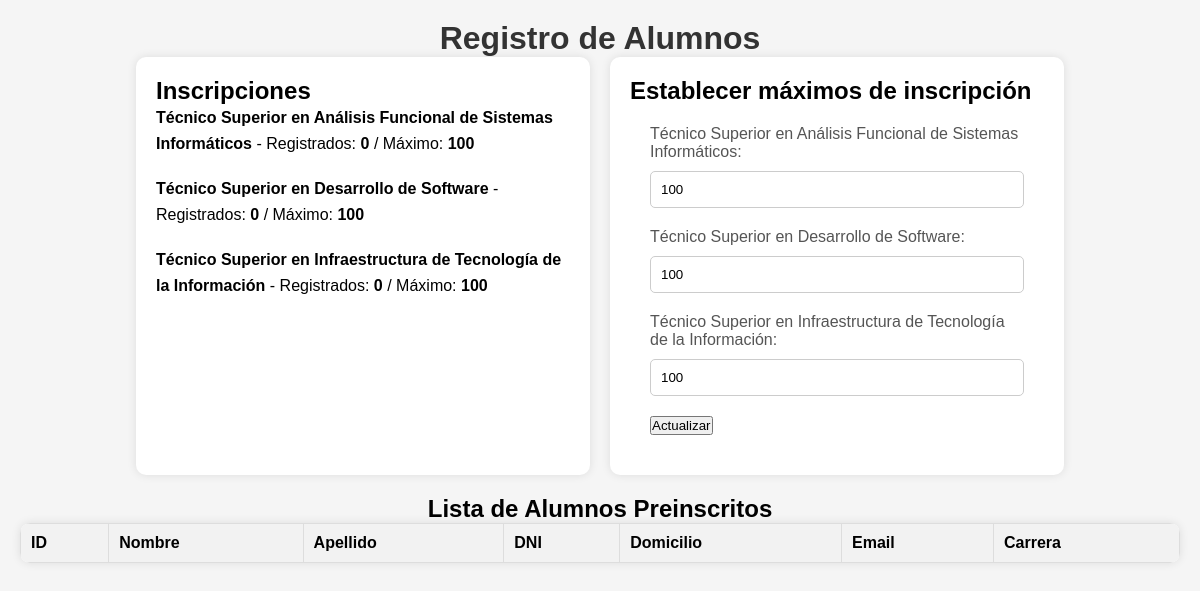
The page /registroalumnos.php on the database as committed earlier.
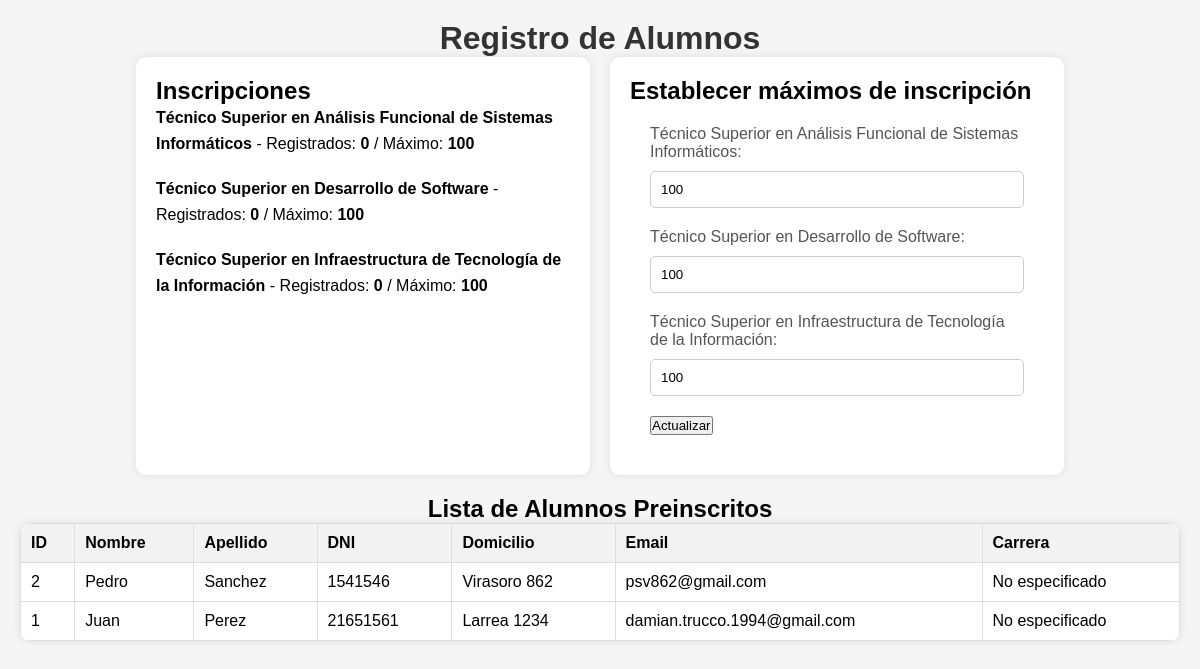
The same page on the database as committed later.
### tables this page shows
CREATE TABLE `pre_inscripcion` (
  `ID_pre_inscripcion` int(11) NOT NULL AUTO_INCREMENT,
  `Nombre` varchar(45) NOT NULL,
  `Apellido` varchar(45) NOT NULL,
  `Documento` int(20) NOT NULL,
  `Domicilio` varchar(45) DEFAULT NULL,
  `Email` varchar(45) DEFAULT NULL,
  `carrera` varchar(255) NOT NULL,
  PRIMARY KEY (`ID_pre_inscripcion`)
);

### registroalumnos.php (the view, shortened to what this page needs)
<?php
require 'conexion.php';
$carreras = [
    'af' => "Técnico Superior en Análisis Funcional de Sistemas Informáticos",
    'ds' => "Técnico Superior en Desarrollo de Software",
    'iti' => "Técnico Superior en Infraestructura de Tecnología de la Información"
];
$maximos_inscripciones = [];
foreach ($carreras as $codigo => $nombre) {
    $consulta = "SELECT valor FROM configuracion WHERE clave = 'max_inscripciones_$codigo'";
    $resultado = $conn->query($consulta);
    $fila = $resultado->fetch_assoc();
    $maximos_inscripciones[$codigo] = $fila ? (int)$fila['valor'] : 100;
}
$inscriptos = [];
foreach (array_keys($carreras) as $codigo) {
    $consulta_cantidad = "SELECT COUNT(*) as total FROM pre_inscripcion WHERE Carrera = '$codigo'";
    $resultado_cantidad = $conn->query($consulta_cantidad);
    $fila_cantidad = $resultado_cantidad->fetch_assoc();
    $inscriptos[$codigo] = $fila_cantidad['total'];
}
function obtener_iniciales($carrera) {
    switch ($carrera) {
        default:
            return 'No especificado';
    }
}
$consulta = "SELECT ID_pre_inscripcion, Nombre, Apellido, Documento, Domicilio, Email, Carrera FROM pre_inscripcion ORDER BY ID_pre_inscripcion DESC";
$resultado = $conn->query($consulta);
?>
<!DOCTYPE html>
<html lang="es">
<head>
<link rel="stylesheet" href="./css/style.css">
</head>
<body>
    <h1>Registro de Alumnos</h1>
    <div class="container">
        <div class="box left-box">
            <h2>Inscripciones</h2>
            <?php foreach ($carreras as $codigo => $nombre): ?>
                <p><strong><?php echo $nombre; ?></strong> - Registrados: <strong><?php echo $inscriptos[$codigo] ?? 0; ?></strong> / Máximo: <strong><?php echo $maximos_inscripciones[$codigo] ?? 'No definido'; ?></strong></p>
            <?php endforeach; ?>
        </div>
        <div class="box right-box">
            <h2>Establecer máximos de inscripción</h2>
            <form method="post">
                <?php foreach ($carreras as $codigo => $nombre): ?>
                    <label for="<?php echo $codigo; ?>"> <?php echo $nombre; ?>:</label>
                    <input type="number" name="<?php echo 'max_inscripciones_' . $codigo; ?>" value="<?php echo $maximos_inscripciones[$codigo] ?? 100; ?>" required>
                    <br>
                <?php endforeach; ?>
                <button type="submit">Actualizar</button>
            </form>
        </div>
    </div>
    <h2>Lista de Alumnos Preinscritos</h2>
    <table>
        <tr>
            <th>ID</th>
            <th>Nombre</th>
            <th>Apellido</th>
            <th>DNI</th>
            <th>Domicilio</th>
            <th>Email</th>
            <th>Carrera</th>
        </tr>
        <?php while ($fila = $resultado->fetch_assoc()): ?>
        <tr>
            <td><?php echo $fila['ID_pre_inscripcion']; ?></td>
            <td><?php echo $fila['Nombre']; ?></td>
            <td><?php echo $fila['Apellido']; ?></td>
            <td><?php echo $fila['Documento']; ?></td>
            <td><?php echo $fila['Domicilio']; ?></td>
            <td><?php echo $fila['Email']; ?></td>
            <td><?php echo obtener_iniciales($fila['Carrera']); ?></td>
        </tr>
        <?php endwhile; ?>
    </table>
</body>
</html>

### css/style.css (style rules this page uses)
* { margin: 0; padding: 0; box-sizing: border-box; }
body { font-family: 'Roboto', sans-serif; background-color: white; margin: 0; display: flex; flex-direction: column; height: 100vh; }
body { font-family: 'Roboto', sans-serif; padding: 20px; background-color: #f4f4f4; }
h1 { text-align: center; color: #333; }
p { margin-bottom: 20px; line-height: 1.6; }
form { background-color: white; padding: 20px; border-radius: 5px; max-width: 600px; margin: auto; }
label { display: block; margin-bottom: 10px; color: #555; }
input, select { width: 100%; padding: 10px; margin-bottom: 20px; border: 1px solid #ccc; border-radius: 5px; }

### registroalumnos.php (style rules this page uses)
body { font-family: Arial, sans-serif; display: flex; flex-direction: column; align-items: center; padding: 20px; background-color: #f5f5f5; }
.container { display: flex; width: 80%; justify-content: space-between; margin-bottom: 20px; }
.box { background-color: white; padding: 20px; border-radius: 10px; box-shadow: 0 0 10px rgba(0, 0, 0, 0.1); }
.left-box { flex: 1; margin-right: 20px; }
.right-box { flex: 1; }
table { width: 100%; border-collapse: collapse; background-color: white; box-shadow: 0 0 10px rgba(0, 0, 0, 0.1); border-radius: 10px; overflow: hidden; }
th, td { border: 1px solid #ddd; padding: 10px; text-align: left; }
th { background-color: #f2f2f2; }

Rows that differ between the two databases and show on the page:
added pre_inscripcion: ID_pre_inscripcion "2", Nombre "Pedro", Apellido "Sanchez", Documento "1541546", Domicilio "Virasoro 862", Email "psv862@gmail.com", carrera "No especificado"
added pre_inscripcion: ID_pre_inscripcion "1", Nombre "Juan", Apellido "Perez", Documento "21651561", Domicilio "Larrea 1234", Email "damian.trucco.1994@gmail.com", carrera "No especificado"
